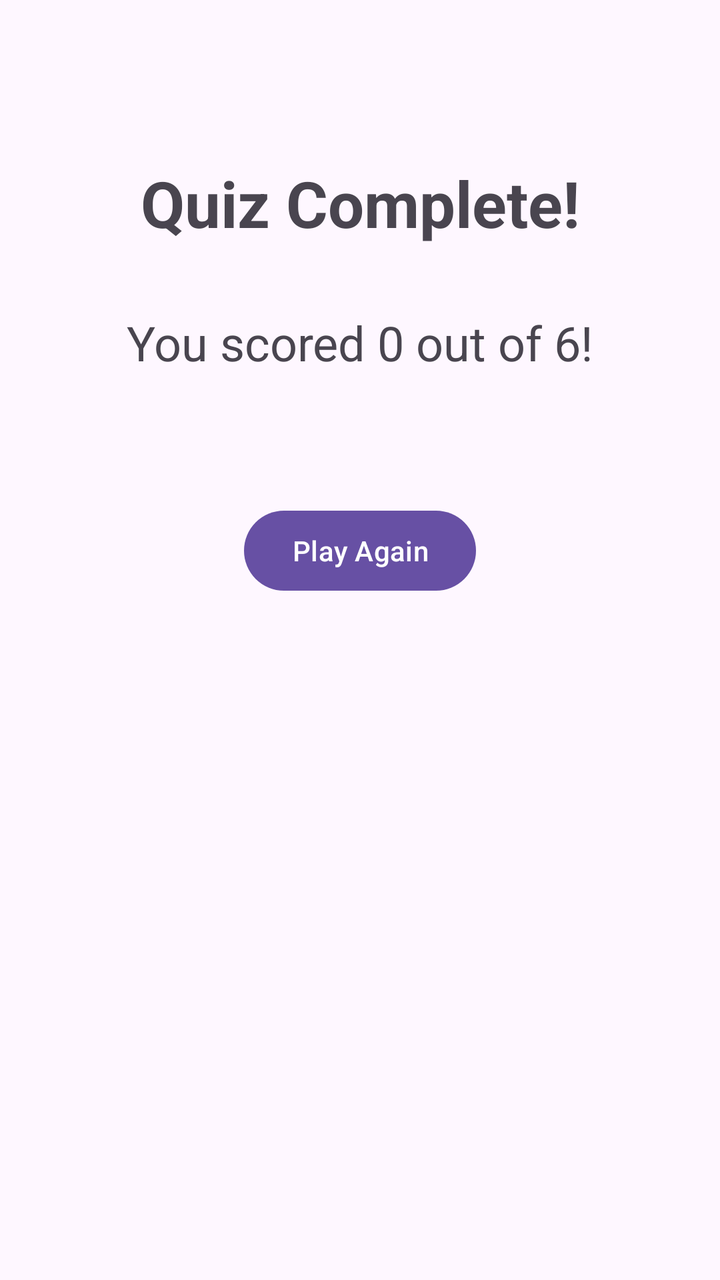
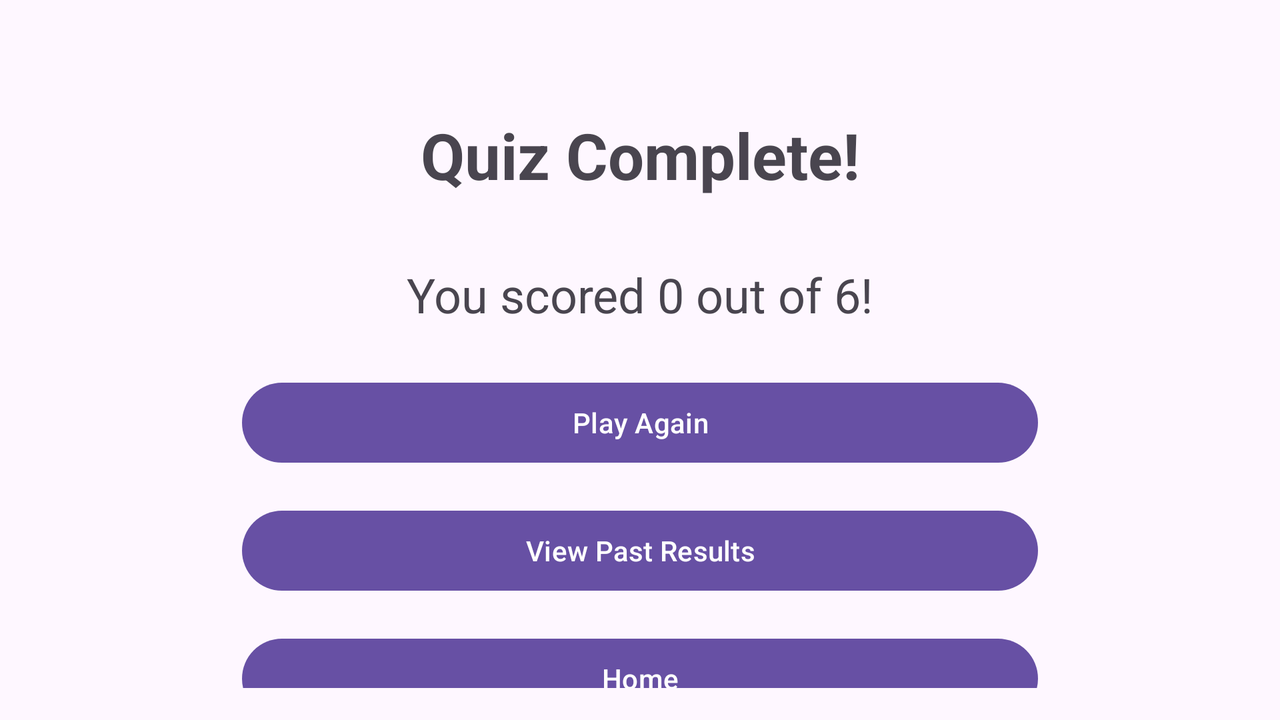

One screen, two layout resources from the same app: the default and the repository's alternative for another configuration. Each is rendered where Android would select it; the XML of both is given below.
<!-- AndroidManifest.xml: application theme Theme.WorldQuiz -->
<!-- res/layout/results_fragment.xml -->
<?xml version="1.0" encoding="utf-8"?>
<androidx.constraintlayout.widget.ConstraintLayout
    xmlns:android="http://schemas.android.com/apk/res/android"
    xmlns:app="http://schemas.android.com/apk/res-auto"
    android:layout_width="match_parent"
    android:layout_height="match_parent"
    android:padding="16dp">

    <TextView
        android:id="@+id/results_title"
        android:layout_width="wrap_content"
        android:layout_height="wrap_content"
        android:text="Quiz Complete!"
        android:textSize="32sp"
        android:textStyle="bold"
        app:layout_constraintTop_toTopOf="parent"
        app:layout_constraintStart_toStartOf="parent"
        app:layout_constraintEnd_toEndOf="parent"
        android:layout_marginTop="64dp" />

    <TextView
        android:id="@+id/result_text"
        android:layout_width="wrap_content"
        android:layout_height="wrap_content"
        android:text="You scored 0 out of 6!"
        android:textSize="24sp"
        app:layout_constraintTop_toBottomOf="@id/results_title"
        app:layout_constraintStart_toStartOf="parent"
        app:layout_constraintEnd_toEndOf="parent"
        android:layout_marginTop="32dp" />

    <Button
        android:id="@+id/restart_button"
        android:layout_width="wrap_content"
        android:layout_height="wrap_content"
        android:text="Play Again"
        app:layout_constraintTop_toBottomOf="@id/result_text"
        app:layout_constraintStart_toStartOf="parent"
        app:layout_constraintEnd_toEndOf="parent"
        android:layout_marginTop="64dp" />

</androidx.constraintlayout.widget.ConstraintLayout>
<!-- resources referenced by this layout -->
<resources>
  <style name="Theme.WorldQuiz" parent="Base.Theme.WorldQuiz" />
  <style name="Base.Theme.WorldQuiz" parent="Theme.Material3.DayNight.NoActionBar">
          
          
      </style>
</resources>
<!-- res/layout-land/results_fragment.xml (the repository's variant of the layout above) -->
<!-- drawn on the phone turned sideways -->
<?xml version="1.0" encoding="utf-8"?>
<androidx.constraintlayout.widget.ConstraintLayout
    xmlns:android="http://schemas.android.com/apk/res/android"
    xmlns:app="http://schemas.android.com/apk/res-auto"
    xmlns:tools="http://schemas.android.com/tools"
    android:layout_width="match_parent"
    android:layout_height="match_parent"
    android:padding="16dp">

    <TextView
        android:id="@+id/results_title"
        android:layout_width="wrap_content"
        android:layout_height="wrap_content"
        android:layout_marginTop="40dp"
        android:text="Quiz Complete!"
        android:textSize="32sp"
        android:textStyle="bold"
        app:layout_constraintEnd_toEndOf="parent"
        app:layout_constraintStart_toStartOf="parent"
        app:layout_constraintTop_toTopOf="parent" />

    <TextView
        android:id="@+id/result_text"
        android:layout_width="wrap_content"
        android:layout_height="wrap_content"
        android:text="You scored 0 out of 6!"
        android:textSize="24sp"
        app:layout_constraintTop_toBottomOf="@id/results_title"
        app:layout_constraintStart_toStartOf="parent"
        app:layout_constraintEnd_toEndOf="parent"
        android:layout_marginTop="32dp" />

    <Button
        android:id="@+id/restart_button"
        android:layout_width="0dp"
        android:layout_height="wrap_content"
        android:layout_marginStart="105dp"
        android:layout_marginTop="24dp"
        android:layout_marginEnd="105dp"
        android:text="Play Again"
        app:layout_constraintEnd_toEndOf="parent"
        app:layout_constraintHorizontal_bias="1.0"
        app:layout_constraintStart_toStartOf="parent"
        app:layout_constraintTop_toBottomOf="@id/result_text" />

    <Button
        android:id="@+id/view_all_results_button"
        android:layout_width="0dp"
        android:layout_height="wrap_content"
        android:text="View Past Results"
        android:layout_marginTop="16dp"
        android:layout_marginStart="105dp"
        android:layout_marginEnd="105dp"
        app:layout_constraintTop_toBottomOf="@id/restart_button"
        app:layout_constraintStart_toStartOf="parent"
        app:layout_constraintEnd_toEndOf="parent" />

    <Button
        android:id="@+id/home_button"
        android:layout_width="0dp"
        android:layout_height="wrap_content"
        android:layout_marginStart="105dp"
        android:layout_marginTop="16dp"
        android:layout_marginEnd="105dp"
        android:text="Home"
        app:layout_constraintBottom_toBottomOf="parent"
        app:layout_constraintEnd_toEndOf="parent"
        app:layout_constraintHorizontal_bias="0.0"
        app:layout_constraintStart_toStartOf="parent"
        app:layout_constraintTop_toBottomOf="@id/view_all_results_button"
        app:layout_constraintVertical_bias="0.0" />

</androidx.constraintlayout.widget.ConstraintLayout>
